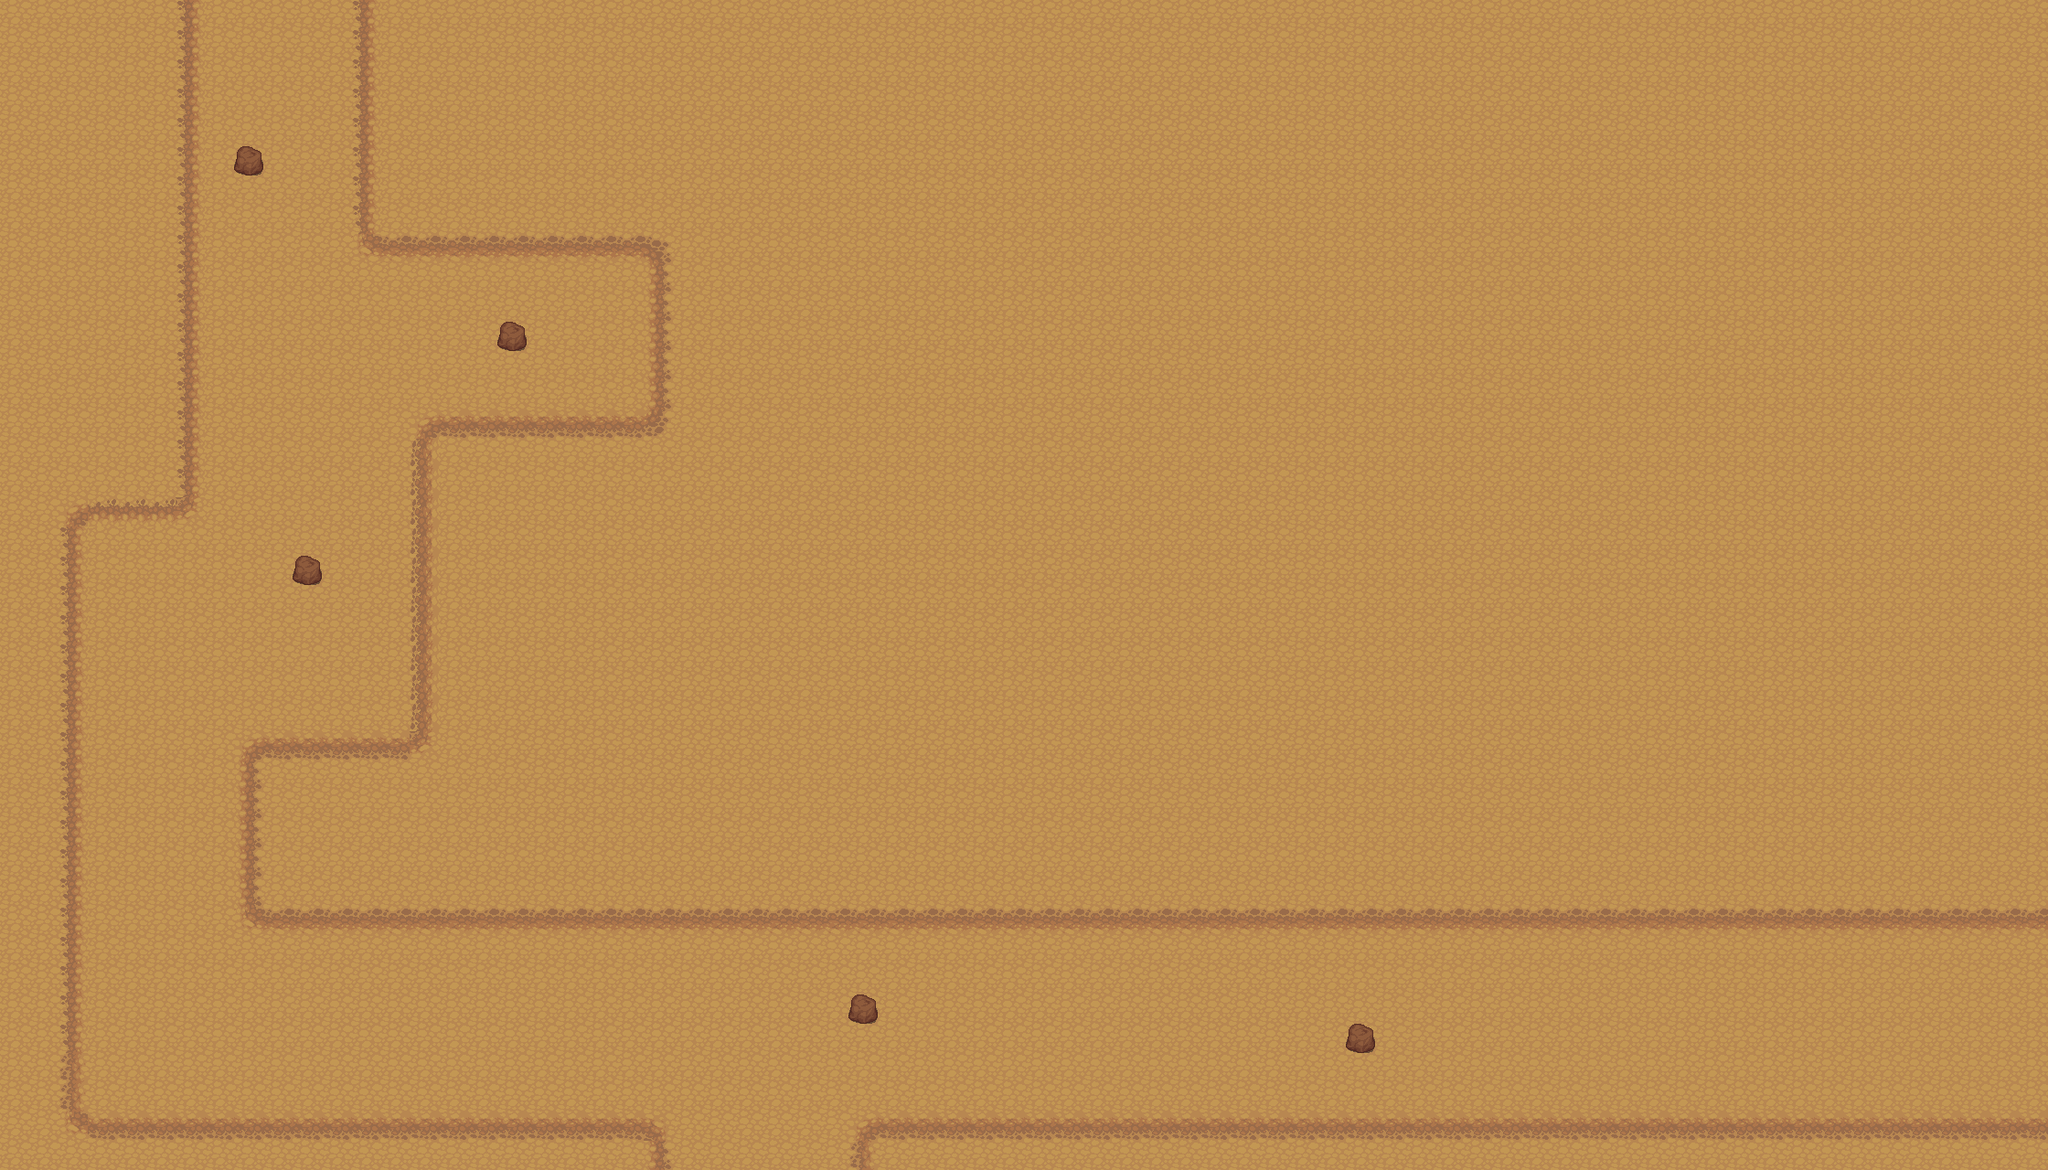

Rendered tile map (Tiled .tmx) drawn with the repository's tilesets; below, a short description and the map source with its tile grids summarised:
An orthogonal 70x40 tile map with 32x32 px tiles, 3 tile layers (background_layer, path_layer, rocks), 2 tilesets and 6 objects (1, 2, 3, 4, 5, ...).

<map version="1.2" tiledversion="2019.02.10" orientation="orthogonal" renderorder="right-down" width="70" height="40" tilewidth="32" tileheight="32" infinite="0" backgroundcolor="#ad854d" nextlayerid="18" nextobjectid="22">
 <tileset firstgid="1" source="../downloaded/tilesets/Atlas/terrain_atlas.tsx" />
 <tileset firstgid="1025" source="../downloaded/tilesets/Atlas/base_out_atlas.tsx" />
 <layer id="15" name="background_layer" width="70" height="40">
  <data>[2800 cells, 2800 non-empty, 1 distinct tile ids]</data>
 </layer>
 <layer id="16" name="path_layer" width="70" height="40">
  <data>[2800 cells, 223 non-empty, 10 distinct tile ids]</data>
 </layer>
 <objectgroup id="4" name="walk">
  <object id="7" name="1" x="210" y="0" width="180" height="810" />
  <object id="12" name="2" x="385" y="280" width="325" height="182.667" />
  <object id="13" name="3" x="388" y="464" width="57.3333" height="346.667" />
  <object id="14" name="4" x="88" y="810" width="180" height="410" />
  <object id="15" name="5" x="89.3333" y="568" width="130" height="242.667" />
  <object id="16" name="6" x="272" y="1008" width="2000" height="216" />
 </objectgroup>
 <layer id="17" name="rocks" width="70" height="40">
  <data>[2800 cells, 5 non-empty, 1 distinct tile ids]</data>
 </layer>
</map>
